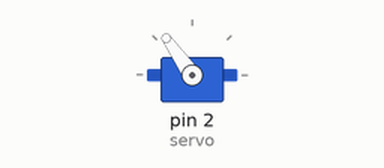
The sketch below on a simulated Arduino Uno, built with avr-gcc and run on an emulated ATmega328P. Parts: servo.

Above: at 0.05 s.
At 4.0 s:
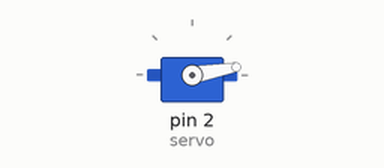
Timing chart, 0 to 5.2 s (numbered marks = the images above):
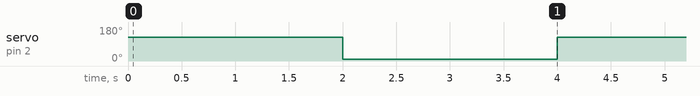

The sketch:

Fonctionnalit__servomoteur.ino
```cpp
// Tester la fonctionnalité du servomoteur
#include<Servo.h>;
Servo servo;

void setup(){
  servo.attach(2,544,2400);


}

void loop (){
  servo.write(125);
  delay(2000);
  servo.write(10);
  delay(2000);

}
```

Measured:
- by itself, servo on pin 2 (servo): alternates 125° for 2.0 s and 10° for 2.0 s
